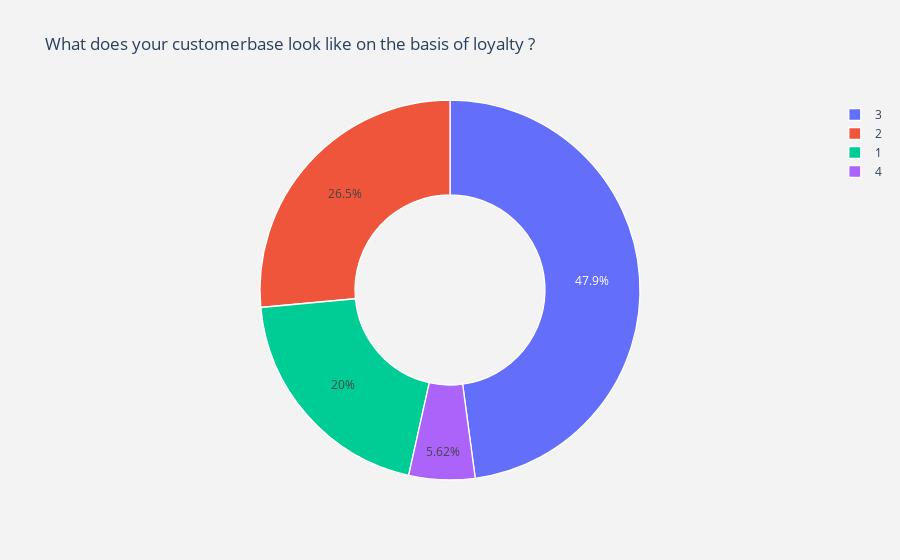

Source (notebook cell):
### Code cell
l = results["Loyalty_score"].value_counts().keys().tolist()
v = results["Loyalty_score"].value_counts().values.tolist()
trace = go.Pie(labels = l, values = v, marker = dict( line = dict(color = "white", width = 1.3)), hoverinfo = "value+text", hole=.5)
layout = go.Layout(dict(title = "What does your customerbase look like on the basis of loyalty ?", plot_bgcolor = "rgb(243,243,243)", paper_bgcolor = "rgb(243,243,243)",))
data=[trace]
fig = go.Figure(data = data, layout = layout)
py.iplot(fig)

### Figure 1 — Plotly figure (JSON) as saved in the notebook; plotly's stock layout.template omitted (floating-point values rounded to 4 significant figures)
{"data": [{"hole": 0.5, "hoverinfo": "value+text", "labels": [3, 2, 1, 4], "marker": {"line": {"color": "white", "width": 1.3}}, "type": "pie", "values": [3871, 2140, 1620, 454]}], "layout": {"paper_bgcolor": "rgb(243,243,243)", "plot_bgcolor": "rgb(243,243,243)", "title": {"text": "What does your customerbase look like on the basis of loyalty ?"}}}
